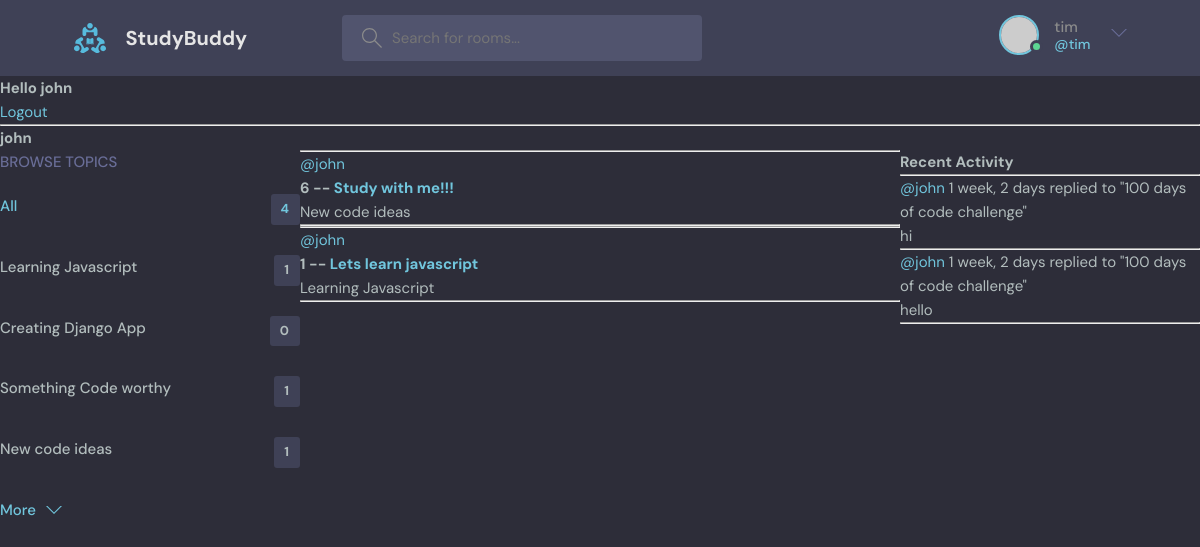
The page /profile/1/ (signed in) on the database its author committed.
### baseApp/models.py (models this page shows, shortened)
class Topic(models.Model):
    name = models.CharField(max_length=200)

class Room(models.Model):
    host = models.ForeignKey(User, on_delete=models.SET_NULL, null=True)
    topic = models.ForeignKey(Topic, on_delete=models.SET_NULL, null=True)
    name = models.CharField(max_length=200)
    description = models.TextField(null=True,blank=True)
    participants = models.ManyToManyField(
        User, related_name='participants', blank=True)
    updated = models.DateTimeField(auto_now=True)
    created = models.DateTimeField(auto_now_add=True)
    class Meta:
        ordering = ['-updated', '-created'] #orders rooms by updated and created fields
    def __str__(self): #function to reference the name of the room
        return self.name

class Message(models.Model):
    user = models.ForeignKey( User, on_delete=models.CASCADE)
    room = models.ForeignKey(Room, on_delete=models.CASCADE)
    body = models.TextField()
    updated = models.DateTimeField(auto_now=True)
    created = models.DateTimeField(auto_now_add=True)
    class Meta:
        ordering = ['-updated', '-created'] #orders rooms by updated and created fields

### baseApp/views.py (the view)
# urls.py: path('profile/<str:pk>/', views.userProfile, name="user-profile"),
def userProfile(request, pk):
    user = User.objects.get(id=pk)
    rooms = user.room_set.all()
    room_messages = user.message_set.all()
    topics = Topic.objects.all()
    context = {'user':user, 'rooms':rooms, 'room_messages': room_messages, 'topics':topics}
    return render(request, 'baseApp/profile.html', context)

### baseApp/templates/baseApp/profile.html (shortened to what this page needs)
{% extends 'main.html' %}
{% block content %}
<h1>{{user.username}}</h1>
<div class="profile-container">
    <div>
        {% include 'baseApp/topics_component.html' %}
    </div>
    <div>
        {% include 'baseApp/feed_component.html' %}
    </div>
    <div>
        {% include 'baseApp/activity_component.html' %}
    </div>
</div>
{% endblock %}

### templates/navbar.html (shortened to what this page needs)
{% load static %}
<header class="header header--loggedIn">
    <div class="container">
      <a href="{% url 'home' %}" class="header__logo">
        <img src="{% static 'images/logo.svg' %}" />
        <h1>StudyBuddy</h1>
      </a>
      <form class="header__search" method="get" action="{% url 'home' %}">
        <label>
          <input name='q' type='text' placeholder="Search for rooms..." />
        </label>
      </form>
      <nav class="header__menu">
        {% if request.user.is_authenticated %}
        <div class="header__user">
          <a href="profile.html">
            <div class="avatar avatar--medium active">
              <img src="https://randomuser.me/api/portraits/men/37.jpg" />
            </div>
            <p>{{request.user.username}}<span>@{{request.user.username}}</span></p>
          </a>
          <button class="dropdown-button">
            <svg version="1.1" xmlns="http://www.w3.org/2000/svg" width="32" height="32" viewBox="0 0 32 32">
              <title>chevron-down</title>
              <path d="M16 21l-13-13h-3l16 16 16-16h-3l-13 13z"></path>
            </svg>
          </button>
        </div>
        {% else %}
         <a href="{% url 'login' %}">
          <img src="{% static 'images/avatar.svg' %}" />
          <p>Login</p>
        </a>
        {% endif %}
      </nav>
    </div>
  </header>
{% if request.user.is_authenticated %}
<h3>Hello {{user}}</h3>
<a href="{% url 'logout' %}">Logout</a>
{% else %}
<a href="{% url 'login' %}">Login</a>
{% endif %}
<hr>

### baseApp/templates/baseApp/topics_component.html
<div class="topics">
    <div class="topics__header">
      <h2>Browse Topics</h2>
    </div>
    <ul class="topics__list">
      <li>
        <a href="{% url 'home' %}" class="active">All <span>{{topics.count}}</span></a>
      </li>
      {% for topic in topics %}
      <li>
        <a href="{% url 'home' %}?q={{topic.name}}">{{topic.name}}<span>{{topic.room_set.all.count}}</span></a>
      </li>
      {% endfor %}
    </ul>
    <a class="btn btn--link" href="topics.html">
      More
      <svg version="1.1" xmlns="http://www.w3.org/2000/svg" width="32" height="32" viewBox="0 0 32 32">
        <title>chevron-down</title>
        <path d="M16 21l-13-13h-3l16 16 16-16h-3l-13 13z"></path>
      </svg>
    </a>
  </div>

### baseApp/templates/baseApp/feed_component.html (shortened to what this page needs)
<div>
    {% for room in rooms %}
        <div>
            <hr>
            <a href="{% url 'user-profile' room.host.id %}">@{{room.host.username}}</a>
            <h5>{{room.id}} -- <a href="{% url 'room' room.id %}">{{room.name}}</a></h5>
            <small>{{room.topic.name}}</small>
            <hr>
        </div>
    {% endfor %}
</div>

### baseApp/templates/baseApp/activity_component.html (shortened to what this page needs)
<h3>Recent Activity</h3>
<hr>
{% for message in room_messages %}
    <div>
        <small><a href="{% url 'user-profile' message.user.id %}">@{{message.user}}</a>  {{message.created|timesince}}</small>
        <small>replied to "{{message.room}}"</small>
        <p>{{message.body}}</p>
        <hr>
    </div>
{% endfor %}

### static/styles/style.css (style rules this page uses)
:root { --color-main: #71c6dd; --color-main-light: #e1f6fb; --color-dark: #3f4156; --color-dark-medium: #51546e; --color-dark-light: #696d97; --color-light: #e5e5e5; --color-gray: #8b8b8b; --color-light-gray: #b2bdbd; --color-bg: #2d2d39; --color-success: #5dd693; --color-error: #fc4b0b; }
* { font-family: "DM Sans", -apple-system, BlinkMacSystemFont, "Segoe UI", Roboto, Oxygen, Ubuntu, Cantarell, "Open Sans", "Helvetica Neue", sans-serif; margin: 0; padding: 0; box-sizing: border-box; text-rendering: optimizeLegibility; font-size: inherit; }
html { font-size: 56.25%; }
@media only screen and (min-width: 1200px) { html { font-size: 62.5%; } }
body { line-height: 1.6; font-weight: 400; font-size: 1.5rem; color: var(--color-light-gray); background-color: var(--color-bg); min-height: 100vh; }
img { width: 100%; }
a { display: inline-block; color: var(--color-main); text-decoration: none; }
.container { max-width: 120rem; width: 90%; margin: auto; }
.btn { background-color: transparent; border: none; display: inline-flex; align-items: center; gap: 1rem; cursor: pointer; transition: all ease-in-out 0.3s; padding: 1rem 2rem; border-radius: 5px; box-shadow: 1px 1px 3px 1px rgba(0, 0, 0, 0.15); font-weight: 500; }
.btn--link { border-radius: 0; padding: 0; color: var(--color-main); box-shadow: none; }
.btn > svg { fill: currentColor; width: 1.6rem; height: 1.6rem; }
.avatar { position: relative; display: inline-block; border-radius: 50%; border: 2px solid var(--color-main); }
.avatar img { display: block; border-radius: 50%; object-fit: cover; object-position: center; }
.avatar::after { content: ""; display: block; position: absolute; background-color: var(--color-gray); z-index: 111; border-radius: 50%; border: 0.3rem solid var(--color-dark); }
.avatar.active::after { background-color: var(--color-success); }
.avatar.avatar--medium img { width: 3.6rem; height: 3.6rem; border-radius: 50%; }
.avatar.avatar--medium:after { width: 0.7rem; height: 0.7rem; bottom: 0px; right: -6px; }
.header { padding: 1.5rem; background-color: var(--color-dark); }
.header > .container { display: flex; gap: 9.5rem; }
.header__logo, .header__user { display: flex; gap: 2rem; align-items: center; }
.header__logo > img { height: 3.2rem; width: 3.2rem; }
.header__logo > h1 { font-weight: 700; font-size: 2rem; color: var(--color-light); }
.header__search > label { background-color: var(--color-dark-medium); padding: 1.3rem 1rem; display: flex; align-items: center; gap: 1rem; border-radius: 4px; }
.header__search svg { fill: var(--color-gray); width: 2rem; height: 2rem; margin-left: 1rem; }
.header__search input { width: 30rem; background: transparent; border: none; outline: none; color: var(--color-light); }
.header__menu { margin-left: auto; position: relative; }
.header__menu a { display: flex; gap: 1.5rem; align-items: center; font-weight: 500; text-decoration: none; color: var(--color-gray); }
.header__menu img { height: 3.6rem; }
.header__menu p { line-height: 1.2; }
.header__menu span { color: var(--color-main); font-weight: 500; font-size: 1.4rem; display: block; }
.header__menu svg { width: 1.6rem; height: 1.6rem; fill: var(--color-dark-light); }
.dropdown-button { background: transparent; border: 0; outline: 0; cursor: pointer; }
.topics__header { margin-bottom: 2rem; }
.topics__header h2 { text-transform: uppercase; font-weight: 500; color: var(--color-dark-light); }
.topics__list { list-style: none; }
.topics__list li a { display: flex; justify-content: space-between; margin-bottom: 3rem; font-weight: 500; color: var(--color-light-gray); transition: all 0.3s ease-in-out; }
.topics__list li a.active, .topics__list li a:hover { color: var(--color-main); }
.topics__list li a span { padding: 0.5rem 1rem; background-color: var(--color-dark); border-radius: 3px; font-size: 1.3rem; font-weight: 700; letter-spacing: 1px; }

### baseApp/templates/baseApp/profile.html (style rules this page uses)
.profile-container { display: grid; grid-template-columns: 1fr 2fr 1fr; }

### rows shown on the page
Topic: name "Learning Javascript", room_set.all.count "1"
Topic: name "Creating Django App", room_set.all.count "0"
Topic: name "Something Code worthy", room_set.all.count "1"
Topic: name "New code ideas", room_set.all.count "1"
Room: host.username "john", id "6", name "Study with me!!!", topic.name "New code ideas"
Room: host.username "john", id "1", name "Lets learn javascript", topic.name "Learning Javascript"
Message: user "john", created "1 week, 2 days", room "100 days of code challenge", body "hi"
Message: user "john", created "1 week, 2 days", room "100 days of code challenge", body "hello"

### other values the page prints
{{ request.user.username }} "tim"
{{ user }} "john"
{{ user.username }} "john"
{{ topics.count }} "4"
